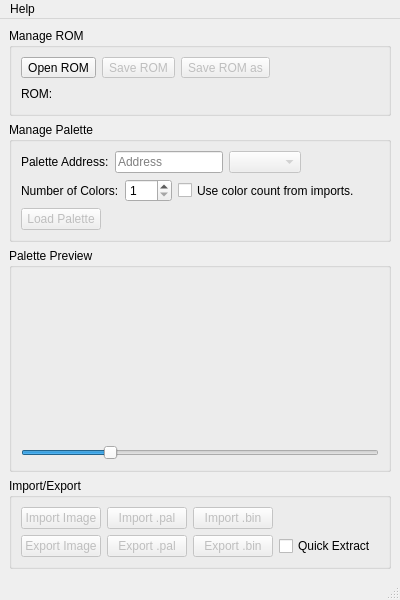
<?xml version="1.0" encoding="UTF-8"?>
<ui version="4.0">
 <class>MainWindow</class>
 <widget class="QMainWindow" name="MainWindow">
  <property name="windowModality">
   <enum>Qt::ApplicationModal</enum>
  </property>
  <property name="geometry">
   <rect>
    <x>0</x>
    <y>0</y>
    <width>400</width>
    <height>600</height>
   </rect>
  </property>
  <property name="sizePolicy">
   <sizepolicy hsizetype="Minimum" vsizetype="Minimum">
    <horstretch>0</horstretch>
    <verstretch>0</verstretch>
   </sizepolicy>
  </property>
  <property name="minimumSize">
   <size>
    <width>400</width>
    <height>600</height>
   </size>
  </property>
  <property name="maximumSize">
   <size>
    <width>16777215</width>
    <height>16777215</height>
   </size>
  </property>
  <property name="windowTitle">
   <string>Super Palette Imager</string>
  </property>
  <property name="tabShape">
   <enum>QTabWidget::Rounded</enum>
  </property>
  <widget class="QWidget" name="centralwidget">
   <layout class="QVBoxLayout" name="verticalLayout">
    <item alignment="Qt::AlignLeft|Qt::AlignTop">
     <widget class="QGroupBox" name="manageRomBox">
      <property name="sizePolicy">
       <sizepolicy hsizetype="Expanding" vsizetype="Expanding">
        <horstretch>0</horstretch>
        <verstretch>0</verstretch>
       </sizepolicy>
      </property>
      <property name="minimumSize">
       <size>
        <width>0</width>
        <height>0</height>
       </size>
      </property>
      <property name="maximumSize">
       <size>
        <width>16777215</width>
        <height>16777215</height>
       </size>
      </property>
      <property name="title">
       <string>Manage ROM</string>
      </property>
      <layout class="QVBoxLayout" name="verticalLayout_2">
       <item>
        <layout class="QHBoxLayout" name="horizontalLayout">
         <property name="sizeConstraint">
          <enum>QLayout::SetNoConstraint</enum>
         </property>
         <item>
          <widget class="QToolButton" name="openRomButton">
           <property name="sizePolicy">
            <sizepolicy hsizetype="Minimum" vsizetype="Minimum">
             <horstretch>0</horstretch>
             <verstretch>0</verstretch>
            </sizepolicy>
           </property>
           <property name="text">
            <string>Open ROM</string>
           </property>
          </widget>
         </item>
         <item>
          <widget class="QToolButton" name="saveRomButton">
           <property name="enabled">
            <bool>false</bool>
           </property>
           <property name="sizePolicy">
            <sizepolicy hsizetype="Minimum" vsizetype="Minimum">
             <horstretch>0</horstretch>
             <verstretch>0</verstretch>
            </sizepolicy>
           </property>
           <property name="text">
            <string>Save ROM</string>
           </property>
          </widget>
         </item>
         <item>
          <widget class="QToolButton" name="saveRomAsButton">
           <property name="enabled">
            <bool>false</bool>
           </property>
           <property name="sizePolicy">
            <sizepolicy hsizetype="Minimum" vsizetype="Minimum">
             <horstretch>0</horstretch>
             <verstretch>0</verstretch>
            </sizepolicy>
           </property>
           <property name="text">
            <string>Save ROM as</string>
           </property>
          </widget>
         </item>
         <item>
          <spacer name="horizontalSpacer_2">
           <property name="orientation">
            <enum>Qt::Horizontal</enum>
           </property>
           <property name="sizeHint" stdset="0">
            <size>
             <width>40</width>
             <height>20</height>
            </size>
           </property>
          </spacer>
         </item>
        </layout>
       </item>
       <item>
        <layout class="QVBoxLayout" name="manageRomVerticalLayout">
         <property name="sizeConstraint">
          <enum>QLayout::SetNoConstraint</enum>
         </property>
         <item>
          <layout class="QHBoxLayout" name="horizontalLayout_2">
           <property name="sizeConstraint">
            <enum>QLayout::SetNoConstraint</enum>
           </property>
           <item>
            <widget class="QLabel" name="romLabel">
             <property name="sizePolicy">
              <sizepolicy hsizetype="Minimum" vsizetype="MinimumExpanding">
               <horstretch>0</horstretch>
               <verstretch>0</verstretch>
              </sizepolicy>
             </property>
             <property name="text">
              <string>ROM:</string>
             </property>
            </widget>
           </item>
           <item>
            <widget class="QLabel" name="romPathLabel">
             <property name="text">
              <string/>
             </property>
            </widget>
           </item>
           <item>
            <spacer name="horizontalSpacer_3">
             <property name="orientation">
              <enum>Qt::Horizontal</enum>
             </property>
             <property name="sizeHint" stdset="0">
              <size>
               <width>16777215</width>
               <height>20</height>
              </size>
             </property>
            </spacer>
           </item>
          </layout>
         </item>
        </layout>
       </item>
      </layout>
     </widget>
    </item>
    <item alignment="Qt::AlignLeft|Qt::AlignTop">
     <widget class="QGroupBox" name="managePaletteBox">
      <property name="sizePolicy">
       <sizepolicy hsizetype="Expanding" vsizetype="Expanding">
        <horstretch>0</horstretch>
        <verstretch>0</verstretch>
       </sizepolicy>
      </property>
      <property name="minimumSize">
       <size>
        <width>0</width>
        <height>0</height>
       </size>
      </property>
      <property name="maximumSize">
       <size>
        <width>16777215</width>
        <height>16777215</height>
       </size>
      </property>
      <property name="title">
       <string>Manage Palette</string>
      </property>
      <layout class="QVBoxLayout" name="verticalLayout_3">
       <item>
        <layout class="QHBoxLayout" name="addressLayout">
         <property name="sizeConstraint">
          <enum>QLayout::SetNoConstraint</enum>
         </property>
         <item>
          <widget class="QLabel" name="addressLabel">
           <property name="sizePolicy">
            <sizepolicy hsizetype="Minimum" vsizetype="MinimumExpanding">
             <horstretch>0</horstretch>
             <verstretch>0</verstretch>
            </sizepolicy>
           </property>
           <property name="text">
            <string>Palette Address:</string>
           </property>
          </widget>
         </item>
         <item>
          <widget class="QLineEdit" name="addressBox">
           <property name="sizePolicy">
            <sizepolicy hsizetype="Minimum" vsizetype="MinimumExpanding">
             <horstretch>0</horstretch>
             <verstretch>0</verstretch>
            </sizepolicy>
           </property>
           <property name="maximumSize">
            <size>
             <width>16777215</width>
             <height>16777215</height>
            </size>
           </property>
           <property name="baseSize">
            <size>
             <width>0</width>
             <height>0</height>
            </size>
           </property>
           <property name="inputMask">
            <string>HHHHHH</string>
           </property>
           <property name="maxLength">
            <number>6</number>
           </property>
           <property name="placeholderText">
            <string>Address</string>
           </property>
          </widget>
         </item>
         <item>
          <widget class="QComboBox" name="addressMapModeBox">
           <property name="enabled">
            <bool>false</bool>
           </property>
           <property name="sizePolicy">
            <sizepolicy hsizetype="Minimum" vsizetype="Minimum">
             <horstretch>0</horstretch>
             <verstretch>0</verstretch>
            </sizepolicy>
           </property>
          </widget>
         </item>
         <item>
          <spacer name="horizontalSpacer">
           <property name="orientation">
            <enum>Qt::Horizontal</enum>
           </property>
           <property name="sizeHint" stdset="0">
            <size>
             <width>40</width>
             <height>20</height>
            </size>
           </property>
          </spacer>
         </item>
        </layout>
       </item>
       <item>
        <layout class="QHBoxLayout" name="addressLayout_2">
         <property name="sizeConstraint">
          <enum>QLayout::SetNoConstraint</enum>
         </property>
         <item>
          <widget class="QLabel" name="countLabel">
           <property name="sizePolicy">
            <sizepolicy hsizetype="Minimum" vsizetype="Minimum">
             <horstretch>0</horstretch>
             <verstretch>0</verstretch>
            </sizepolicy>
           </property>
           <property name="text">
            <string>Number of Colors:</string>
           </property>
          </widget>
         </item>
         <item>
          <widget class="QSpinBox" name="colorCountBox">
           <property name="sizePolicy">
            <sizepolicy hsizetype="Minimum" vsizetype="Minimum">
             <horstretch>0</horstretch>
             <verstretch>0</verstretch>
            </sizepolicy>
           </property>
           <property name="minimum">
            <number>1</number>
           </property>
           <property name="maximum">
            <number>256</number>
           </property>
          </widget>
         </item>
         <item>
          <widget class="QCheckBox" name="colorCountFromImportsCheckbox">
           <property name="sizePolicy">
            <sizepolicy hsizetype="Minimum" vsizetype="Minimum">
             <horstretch>0</horstretch>
             <verstretch>0</verstretch>
            </sizepolicy>
           </property>
           <property name="text">
            <string>Use color count from imports.</string>
           </property>
          </widget>
         </item>
         <item>
          <spacer name="horizontalSpacer_6">
           <property name="orientation">
            <enum>Qt::Horizontal</enum>
           </property>
           <property name="sizeHint" stdset="0">
            <size>
             <width>40</width>
             <height>20</height>
            </size>
           </property>
          </spacer>
         </item>
        </layout>
       </item>
       <item>
        <layout class="QHBoxLayout" name="horizontalLayout_3">
         <property name="sizeConstraint">
          <enum>QLayout::SetNoConstraint</enum>
         </property>
         <item>
          <widget class="QPushButton" name="loadPaletteButton">
           <property name="enabled">
            <bool>false</bool>
           </property>
           <property name="sizePolicy">
            <sizepolicy hsizetype="Minimum" vsizetype="Minimum">
             <horstretch>0</horstretch>
             <verstretch>0</verstretch>
            </sizepolicy>
           </property>
           <property name="text">
            <string>Load Palette</string>
           </property>
          </widget>
         </item>
         <item>
          <spacer name="horizontalSpacer_5">
           <property name="orientation">
            <enum>Qt::Horizontal</enum>
           </property>
           <property name="sizeHint" stdset="0">
            <size>
             <width>16777215</width>
             <height>20</height>
            </size>
           </property>
          </spacer>
         </item>
         <item>
          <layout class="QHBoxLayout" name="horizontalLayout_4"/>
         </item>
        </layout>
       </item>
      </layout>
     </widget>
    </item>
    <item>
     <widget class="QGroupBox" name="groupBox">
      <property name="sizePolicy">
       <sizepolicy hsizetype="Expanding" vsizetype="Expanding">
        <horstretch>0</horstretch>
        <verstretch>0</verstretch>
       </sizepolicy>
      </property>
      <property name="title">
       <string>Palette Preview</string>
      </property>
      <layout class="QVBoxLayout" name="verticalLayout_4">
       <item>
        <widget class="QLabel" name="paletteImageDisplay">
         <property name="sizePolicy">
          <sizepolicy hsizetype="Preferred" vsizetype="Preferred">
           <horstretch>0</horstretch>
           <verstretch>0</verstretch>
          </sizepolicy>
         </property>
         <property name="minimumSize">
          <size>
           <width>0</width>
           <height>0</height>
          </size>
         </property>
         <property name="maximumSize">
          <size>
           <width>16777215</width>
           <height>16777215</height>
          </size>
         </property>
         <property name="baseSize">
          <size>
           <width>256</width>
           <height>256</height>
          </size>
         </property>
         <property name="text">
          <string/>
         </property>
         <property name="alignment">
          <set>Qt::AlignHCenter|Qt::AlignTop</set>
         </property>
        </widget>
       </item>
       <item>
        <widget class="QSlider" name="previewScaleSlider">
         <property name="minimum">
          <number>1</number>
         </property>
         <property name="maximum">
          <number>64</number>
         </property>
         <property name="value">
          <number>16</number>
         </property>
         <property name="orientation">
          <enum>Qt::Horizontal</enum>
         </property>
        </widget>
       </item>
      </layout>
     </widget>
    </item>
    <item>
     <widget class="QGroupBox" name="importExportBox">
      <property name="sizePolicy">
       <sizepolicy hsizetype="Expanding" vsizetype="Minimum">
        <horstretch>0</horstretch>
        <verstretch>0</verstretch>
       </sizepolicy>
      </property>
      <property name="minimumSize">
       <size>
        <width>0</width>
        <height>0</height>
       </size>
      </property>
      <property name="maximumSize">
       <size>
        <width>16777215</width>
        <height>16777215</height>
       </size>
      </property>
      <property name="title">
       <string>Import/Export</string>
      </property>
      <layout class="QGridLayout" name="gridLayout">
       <item row="1" column="2">
        <widget class="QPushButton" name="exportBinButton">
         <property name="enabled">
          <bool>false</bool>
         </property>
         <property name="sizePolicy">
          <sizepolicy hsizetype="Minimum" vsizetype="Minimum">
           <horstretch>0</horstretch>
           <verstretch>0</verstretch>
          </sizepolicy>
         </property>
         <property name="text">
          <string>Export .bin</string>
         </property>
        </widget>
       </item>
       <item row="0" column="2">
        <widget class="QPushButton" name="importBinButton">
         <property name="enabled">
          <bool>false</bool>
         </property>
         <property name="sizePolicy">
          <sizepolicy hsizetype="Minimum" vsizetype="Minimum">
           <horstretch>0</horstretch>
           <verstretch>0</verstretch>
          </sizepolicy>
         </property>
         <property name="text">
          <string>Import .bin</string>
         </property>
        </widget>
       </item>
       <item row="0" column="1">
        <widget class="QPushButton" name="importPalButton">
         <property name="enabled">
          <bool>false</bool>
         </property>
         <property name="sizePolicy">
          <sizepolicy hsizetype="Minimum" vsizetype="Minimum">
           <horstretch>0</horstretch>
           <verstretch>0</verstretch>
          </sizepolicy>
         </property>
         <property name="text">
          <string>Import .pal</string>
         </property>
        </widget>
       </item>
       <item row="1" column="0">
        <widget class="QPushButton" name="exportPaletteButton">
         <property name="enabled">
          <bool>false</bool>
         </property>
         <property name="sizePolicy">
          <sizepolicy hsizetype="Minimum" vsizetype="Minimum">
           <horstretch>0</horstretch>
           <verstretch>0</verstretch>
          </sizepolicy>
         </property>
         <property name="text">
          <string>Export Image</string>
         </property>
        </widget>
       </item>
       <item row="1" column="1">
        <widget class="QPushButton" name="exportPalButton">
         <property name="enabled">
          <bool>false</bool>
         </property>
         <property name="sizePolicy">
          <sizepolicy hsizetype="Minimum" vsizetype="Minimum">
           <horstretch>0</horstretch>
           <verstretch>0</verstretch>
          </sizepolicy>
         </property>
         <property name="text">
          <string>Export .pal</string>
         </property>
        </widget>
       </item>
       <item row="0" column="0">
        <widget class="QPushButton" name="importPaletteButton">
         <property name="enabled">
          <bool>false</bool>
         </property>
         <property name="sizePolicy">
          <sizepolicy hsizetype="Minimum" vsizetype="Minimum">
           <horstretch>0</horstretch>
           <verstretch>0</verstretch>
          </sizepolicy>
         </property>
         <property name="text">
          <string>Import Image</string>
         </property>
        </widget>
       </item>
       <item row="0" column="4">
        <spacer name="horizontalSpacer_4">
         <property name="orientation">
          <enum>Qt::Horizontal</enum>
         </property>
         <property name="sizeHint" stdset="0">
          <size>
           <width>16777215</width>
           <height>20</height>
          </size>
         </property>
        </spacer>
       </item>
       <item row="1" column="4">
        <widget class="QCheckBox" name="quickExtractCheckBox">
         <property name="text">
          <string>Quick Extract</string>
         </property>
        </widget>
       </item>
      </layout>
     </widget>
    </item>
   </layout>
  </widget>
  <widget class="QMenuBar" name="menubar">
   <property name="geometry">
    <rect>
     <x>0</x>
     <y>0</y>
     <width>400</width>
     <height>21</height>
    </rect>
   </property>
   <widget class="QMenu" name="menuHelp">
    <property name="title">
     <string>Help</string>
    </property>
    <addaction name="actionAbout"/>
   </widget>
   <addaction name="menuHelp"/>
  </widget>
  <widget class="QStatusBar" name="statusbar"/>
  <action name="actionAbout">
   <property name="text">
    <string>About</string>
   </property>
  </action>
 </widget>
 <resources/>
 <connections/>
</ui>
